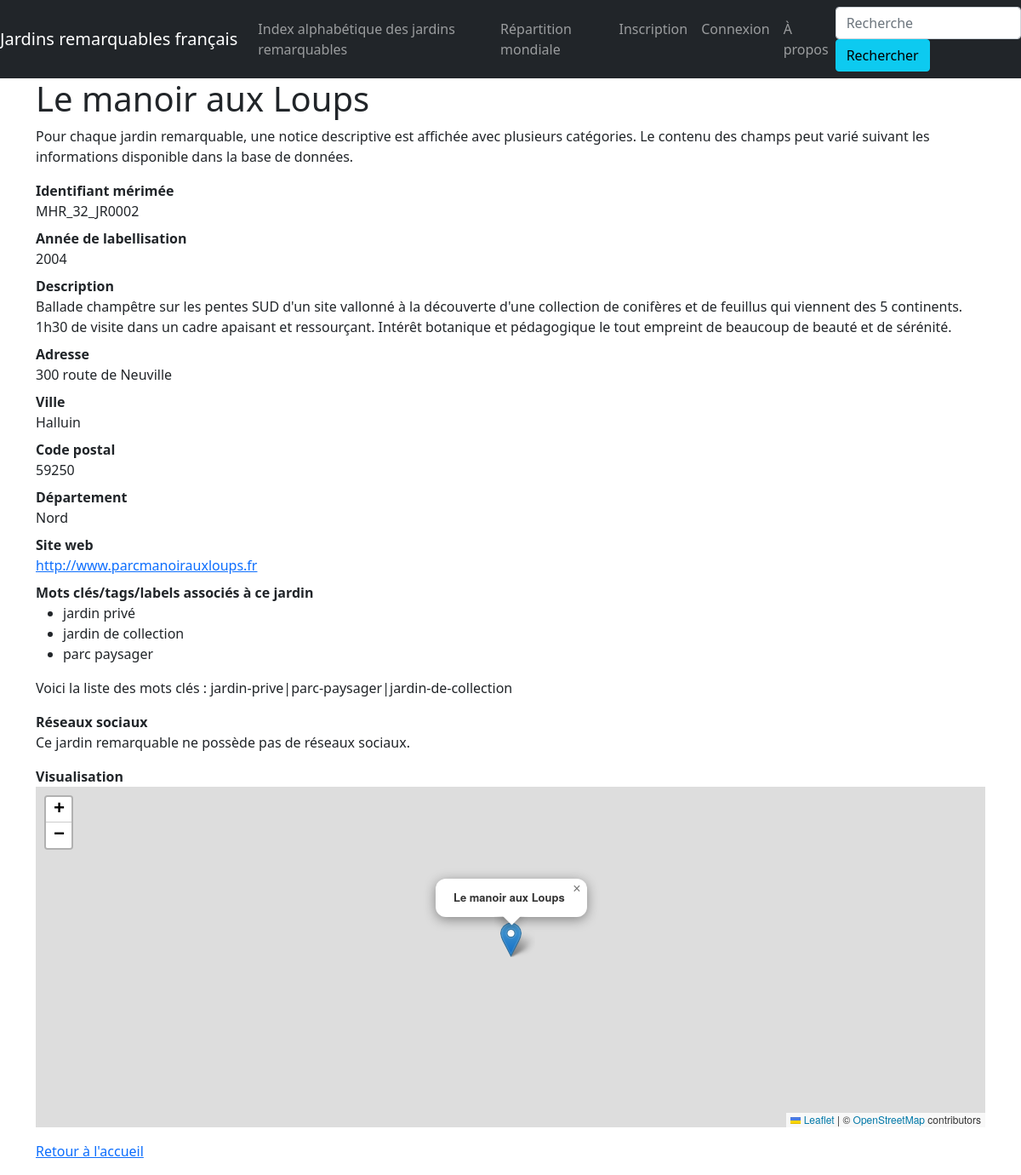
The page /jardin/2 on the database its author committed.
### jardins_remarquables/modeles/donnees.py (models this page shows, shortened)
class Jardins_remarquables(db.Model):
    id = db.Column(db.Integer, unique=True, nullable=False, primary_key=True, autoincrement=True)
    code_id = db.Column(db.Text, unique=True, nullable=False)
    nom = db.Column(db.Text, nullable=False)
    descriptif = db.Column(db.Text)
    annee_labellisation = db.Column(db.Integer, nullable=False)
    adresse = db.Column(db.Text)
    code_postal = db.Column(db.Integer)
    ville = db.Column(db.Text)
    departement = db.Column(db.Text)
    region = db.Column(db.Text)
    latitude = db.Column(db.Float)
    longitude = db.Column(db.Float)
    site_web = db.Column(db.Text)
    facebook = db.Column(db.Text)
    twitter = db.Column(db.Text)
    instagram = db.Column(db.Text)
    dailymotion = db.Column(db.Text)
    tags = db.Column(db.Text)
    participations = db.relationship("Participation", back_populates="jardin")

### jardins_remarquables/routes/general.py (the view)
@app.route("/jardin/<int:id>")
def jardin(id):
    unique_jardin = Jardins_remarquables.query.get(id)
    return render_template("pages/jardin.html", nom="Jardins", jardin=unique_jardin)

### jardins_remarquables/templates/pages/jardin.html (shortened to what this page needs)
{% extends "conteneur.html" %}
{% block head %}
    <link rel="stylesheet" href="https://unpkg.com/leaflet@1.7.1/dist/leaflet.css"
/>
{% endblock %}
{% block corps %}
    <body>
        {% if jardin %}
            <h1>{{jardin.nom}}</h1>
            <p>Pour chaque jardin remarquable, une notice descriptive est affichée avec plusieurs catégories.
                Le contenu des champs peut varié suivant les informations disponible dans la base de données.</p>
            <dl>
                <dt>Identifiant mérimée</dt><dd>{{jardin.code_id}}</dd>
                <dt>Année de labellisation</dt><dd>{{jardin.annee_labellisation}}</dd>
                <dt>Description</dt><dd>{{jardin.descriptif}}</dd>
                <dt>Adresse</dt>
                {% if jardin.adresse %}
                    <dd>{{jardin.adresse}}</dd>
                {% else %}
                    <dd>Aucune indication sur l'adresse de ce jardin remarquable n'est précisée.</dd>
                {% endif %}
                <dt>Ville</dt><dd>{{jardin.ville}}</dd>
                <dt>Code postal</dt><dd>{{jardin.code_postal}}</dd>
                <dt>Département</dt><dd>{{jardin.departement}}</dd>
                <dt>Site web</dt>
                {% if jardin.site_web%}
                    <dd><a href="{{jardin.site_web}}" target="_blank">{{jardin.site_web}}</a></dd>
                {% else %}
                    <dd>Ce jardin remarquable n'a pas de site web.</dd>
                {% endif %}
                {% if jardin.tags %}
                <dt>Mots clés/tags/labels associés à ce jardin</dt>
                    <dd>
                        <ul>
                            {% if "jardin-prive" in jardin.tags %}<li>jardin privé</li>{% endif %}
                            {% if "jardin-de-collection" in jardin.tags %}<li>jardin de collection</li>{% endif %}
                            {% if "parc-paysager" in jardin.tags %}<li>parc paysager</li>{% endif %}
                        </ul>
                    </dd>
                    {% if "jardin-contemporain" or "jardin-public" or "jardin-prive" or "jardin-inspiration-medievale" or
                    "jardin-regulier" or "jardin-de-collection" or "jardin-vivrier" or "monument-historique" or "parc-paysager"
                    or "protection-site" or "musee-de-france" or "tourisme-et-handicap" or "architecture-contemporaine-remarquable"
                    or "vpah" or "patrimoine-mondial-de-lunesco" or "maison-des-illustres" not in jardin.tags %}
                    <dd>Voici la liste des mots clés : {{jardin.tags}}</dd>
                    {% endif %}
                {% endif %}
            </dl>
            <dl>
                <dt>Réseaux sociaux</dt>
                {% if jardin.facebook or jardin.twitter or jardin.instagram or jardin.dailymotion %}
                    {% if jardin.facebook %}
                        <dt>Facebook</dt><dd><a href="{{jardin.facebook}}" target="_blank">{{jardin.facebook}}</a></dd>
                    {% endif %}
                    {% if jardin.twitter %}
                        <dt>Twitter</dt><dd><a href="{{jardin.twitter}}" target="_blank">{{jardin.twitter}}</a></dd>
                    {% endif %}
                    {% if jardin.instagram %}
                        <dt>Instagram</dt><dd><a href="{{jardin.instagram}}" target="_blank">{{jardin.instagram}}</a></dd>
                    {% endif %}
                    {% if jardin.dailymotion %}
                        <dt>Dailymotion</dt><dd><a href="{{jardin.dailymotion}}" target="_blank">{{jardin.dailymotion}}</a></dd>
                    {% endif %}
                {% else %}
                    <dd>Ce jardin remarquable ne possède pas de réseaux sociaux.</dd>
                {% endif %}
            </dl>
            <dl>
                <dt>Visualisation</dt>
                    {% if jardin.latitude and jardin.longitude %}
                        <div id="mapid"></div>
                    {% else %}
                        <dd>Les coordonnées géographiques de ce jardin ne sont pas disponibles.</dd>
                    {% endif %}
            </dl>
        {% else %}
            <p>La base de données est en cours de constitution.</p>
        {% endif %}
        <p><a href="{{url_for('accueil')}}">Retour à l'accueil</a>
    </body>
{% endblock %}

### jardins_remarquables/templates/pages/jardin.html (style rules this page uses)
#mapid { height: 400px; }

### rows shown on the page
Jardins_remarquables: nom "Le manoir aux Loups", code_id "MHR_32_JR0002", annee_labellisation "2004", descriptif "Ballade champêtre sur les pentes SUD d'un site vallonné à la découverte d'une collection de conifères et de feuillus qui viennent des 5 continents. 1h30 de visite dans un cadre apaisant et ressourçant. Intérêt botanique et pédagogique le tout empreint de beaucoup de beauté et de sérénité.", adresse "300 route de Neuville", ville "Halluin", code_postal "59250", departement "Nord", site_web "http://www.parcmanoirauxloups.fr", tags "jardin-prive|parc-paysager|jardin-de-collection"
